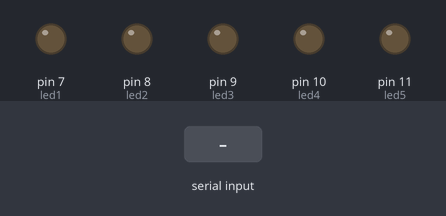
A sketch run on a simulated Arduino Uno, built with avr-gcc and run on an emulated ATmega328P. On the bench: output pins drawn as LEDs (lit = HIGH). The test bench sets the inputs (shaded band).

Above: at 1.2 s.
1.3 s: "30,150\n" received over Serial
At 1.4 s:
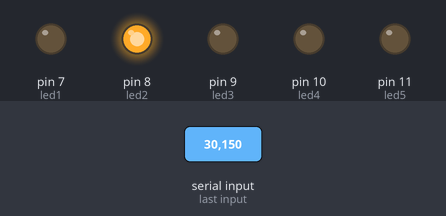
4.3 s: "90,45\n" received over Serial
At 6.0 s:
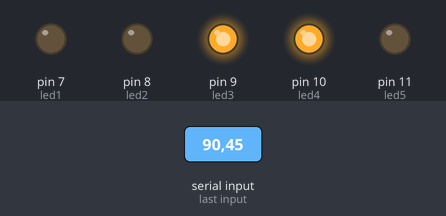
6.3 s: "0\n" received over Serial
At 6.46 s:
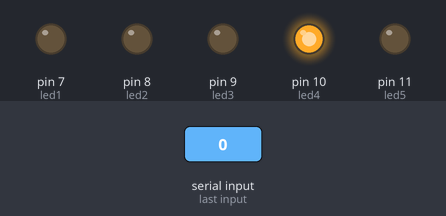
8.0 s: "1\n" received over Serial
At 9.1 s:
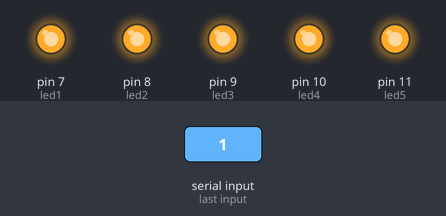
9.7 s: "2\n" received over Serial
At 10.9 s:
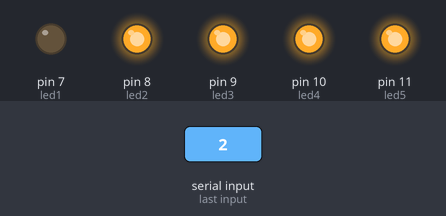
11.2 s: "3\n" received over Serial
At 12.4 s:
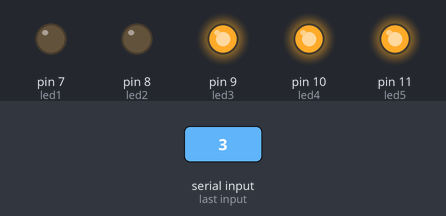
Timing chart, 0 to 13.7 s (numbered marks = the images above; inputs shaded):
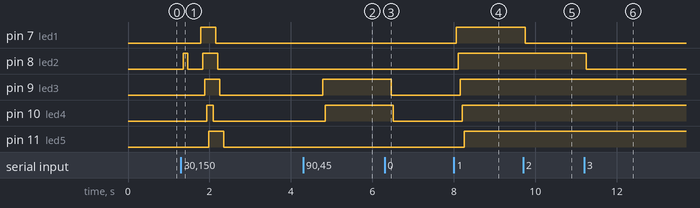

The sketch:

Promo_COBACH.ino
```cpp
int led1=7, led2=8, led3=9, led4=10, led5=11;
int inst=0;
bool led1On=false, led2On=false, led3On=false, led4On=false, led5On=false;
void setup() {
  // put your setup code here, to run once:
  Serial.begin(9600);
  for(int l=7;l<=11;l++)
  {
    pinMode(l,OUTPUT);
  }
}

void dashBoardInstruction(){
  int l=0;
  switch(inst){
    case 0:
      for(l=7; l<=11; l++){
        digitalWrite(l, LOW);
        delay(50);
        led1On=false;
        led2On=false;
        led3On=false;
        led4On=false;
        led5On=false;
      }
    break;

    case 1:
      for(l=7; l<=11; l++){
        digitalWrite(l, HIGH);
        delay(50);
        led1On=true;
        led2On=true;
        led3On=true;
        led4On=true;
        led5On=true;
      }
    break;

    case 2:
      if(!led1On){
        digitalWrite(led1,HIGH);
        led1On=true;
      }
      else{
        digitalWrite(led1,LOW);
        led1On=false;
      }
    break;

    case 3:
      if(!led2On){
        digitalWrite(led2,HIGH);
        led2On=true;
      }
      else{
        digitalWrite(led2,LOW);
        led2On=false;
      }
    break;

    case 4:
      if(!led3On){
        digitalWrite(led3,HIGH);
        led3On=true;
      }
      else{
        digitalWrite(led3,LOW);
        led3On=false;
      }
    break;

    case 5:
      if(!led4On){
        digitalWrite(led4,HIGH);
        led4On=true;
      }
      else{
        digitalWrite(led4,LOW);
        led4On=false;
      }
    break;

    case 6:
      if(!led5On){
        digitalWrite(led5,HIGH);
        led5On=true;
      }
      else{
        digitalWrite(led5,LOW);
        led5On=false;
      }
    break;
  }
}

void loop() {
  if(Serial.available()){
    inst=Serial.read()-'0';
    delay(50);
    dashBoardInstruction();
  }
  delay(10);
}
```

Measured:
- after the input at 1.3 s, pin 7 (led1): LOW → HIGH after 0.48 s, → LOW 0.37 s later; pin 8 (led2): LOW → HIGH after 0.05 s, → LOW 0.11 s later, → HIGH 0.37 s later, → LOW 0.37 s later
- after the input at 4.3 s, pin 9 (led3): LOW → HIGH after 0.49 s; pin 10 (led4): LOW → HIGH after 0.55 s
- after the input at 6.3 s, pin 9 (led3): HIGH → LOW after 0.16 s; pin 10 (led4): HIGH → LOW after 0.21 s
- after the input at 8.0 s, pin 7 (led1): LOW → HIGH after 0.06 s; pin 8 (led2): LOW → HIGH after 0.11 s; pin 9 (led3): LOW → HIGH after 0.16 s; pin 10 (led4): LOW → HIGH after 0.21 s; pin 11 (led5): LOW → HIGH after 0.26 s
- after the input at 9.7 s, pin 7 (led1): HIGH → LOW after 0.05 s
- after the input at 11.2 s, pin 8 (led2): HIGH → LOW after 0.06 s
